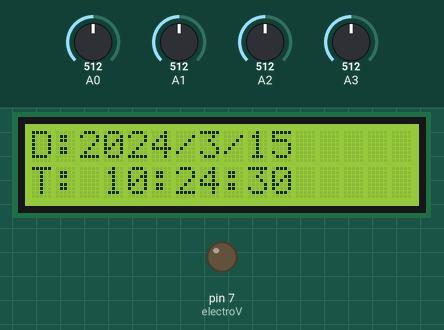
A sketch run on a simulated Arduino Uno, built with avr-gcc and run on an emulated ATmega328P. Parts: 16×2 character LCD, output pins drawn as LEDs (lit = HIGH). The test bench sets the inputs (shaded band); at power-on: A0 = 512, A1 = 512, A2 = 512, A3 = 512. The local clock reads 2024-03-15 10:24:30 at power-on unless the sketch sets it; what the sketch prints to the serial monitor is not drawn.

Above: at 0.1 s.
At 5.1 s:
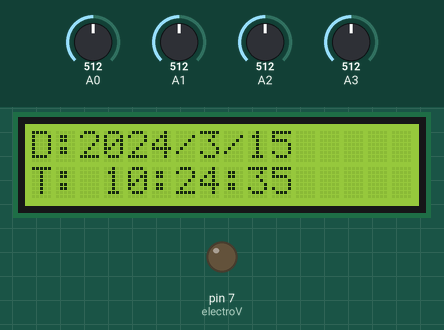
At 9.1 s:
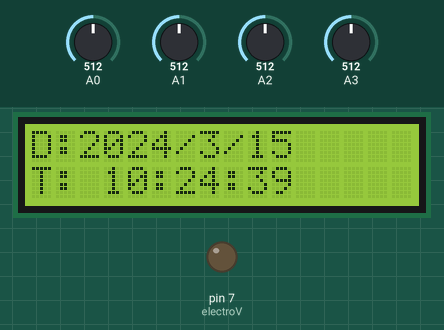
At 18.1 s:
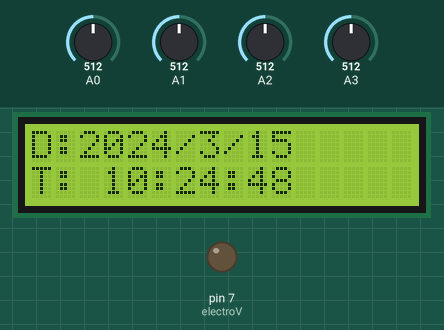
At 28.1 s:
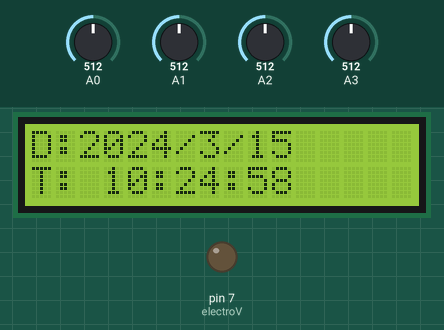
At 38.1 s:
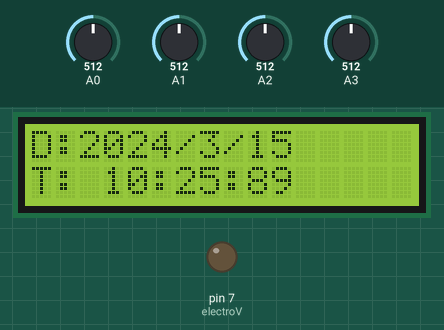

Measured:
- what the display in image 1 shows lasts 1.0 s, from 5.0 s to 6.0 s

The sketch:

riego_cristina.ino
```cpp
//Automitacion de riego para jardin
// Con Arduino UNO,(RTC), Modulo Rele,
// Conexion RTC :Arduino UNO    GND->GND VCC->5V SCL-> SCL  SDA->SDA los dos pines despues del ...12,13,GND,AREF,SDA,SCL
// Conexion Rele:Arduino UNO GND->GND  VCC->5V  IN->7
// NOTA: se debe cargar dos veces este programa 1. Con la linea  RTC.adjust(DateTime(__DATE__, __TIME__));
//                                              2. Sin esa linea

#include <Wire.h>
#include "RTClib.h"
#include <LiquidCrystal_I2C.h>

LiquidCrystal_I2C lcd(0x27,16,2); // inicializa la interfaz I2C del LCD 16x2
RTC_DS1307 RTC;                   // inicializa el modulo RTC
const int electroV = 7;             // Pin 7 encargado de activar la electroValvula, se conecta al Rele
int segundo;
int minuto;
int hora;


void setup () {

 pinMode(electroV, OUTPUT);                    // Configura como salida el pin 7
 Wire.begin();
 RTC.begin();                                // Inicia la comunicaci¢n con el RTC

// RTC.adjust(DateTime(__DATE__, __TIME__)); // Lee la fecha y hora del PC (Solo en la primera carga)
                                             // el anterior se usa solo en la configuracion inicial luego se pone como comentario
                                             // y se vuelve a cargar el programa sin esa linea.
 Serial.begin(9600);                         // Establece la velocidad de datos del puerto serie a 9600
 lcd.init();
 lcd.backlight();                            // Coloca luz de fondo al LCD
 lcd.clear();                                // Borra el  LCD
}
////////////////////////////////// Void loop() ///////////
void loop(){
 DateTime now = RTC.now();          // Obtiene la fecha y hora del RTC

 int contacto1 = analogRead(A0);    //Lee el valor de los contactos para escoger el horario
 int contacto2 = analogRead(A1);
 int contacto3 = analogRead(A2);
 int contacto4 = analogRead(A3);    // contacto que activa o desactiva los fines de semana

 Serial.print(now.year(), DEC);  // A§o
 Serial.print('/');
 Serial.print(now.month(), DEC); // Mes
 Serial.print('/');
 Serial.print(now.day(), DEC);   // Dia
 Serial.print(' ');
 Serial.print(now.hour(), DEC);  // Horas
 Serial.print(':');
 Serial.print(now.minute(), DEC); // Minutos
 Serial.print(':');
 Serial.print(now.second(), DEC); // Segundos
 Serial.println();
 lcd.setCursor(0,0);
 lcd.print("D:");
 lcd.print(now.year(), DEC);
 lcd.print("/");
 lcd.print(now.month(), DEC);
 lcd.print("/");
 lcd.print(now.day(), DEC);
 lcd.print(" ");
 lcd.setCursor(0,1);
 lcd.print("T: ");
 lcd.print(now.hour(), DEC);
 lcd.print(":");
 lcd.print(now.minute(), DEC);
 lcd.print(":");
 lcd.print(now.second(), DEC);
 segundo=now.second();
 minuto=now.minute();
 hora=now.hour();

   if (hora==4&minuto<30){
    digitalWrite(electroV,HIGH);
    delay(500);
     if (hora==16&minuto<20){
      digitalWrite(electroV,HIGH);
      }
    }
    else {
      digitalWrite(electroV, LOW);
      }
}
```
